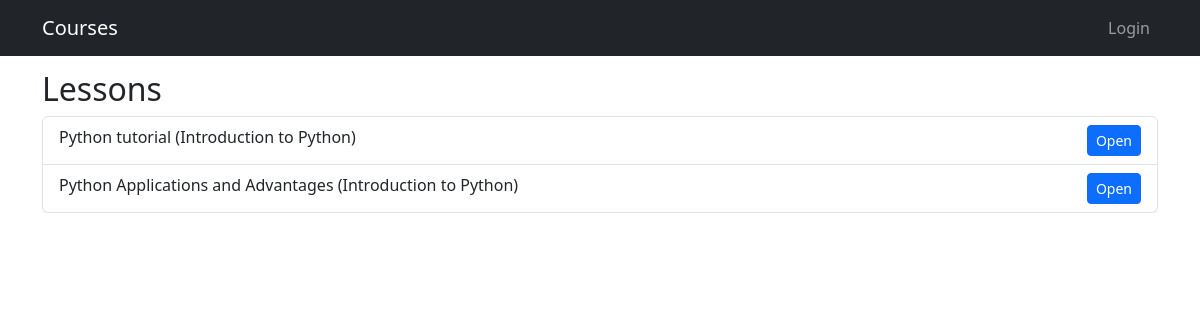
Screenshot of /lesson/ with the database file from the repository.
### classes/models.py (models this page shows, shortened)
class Lesson(models.Model):
    module = models.ForeignKey(Module, related_name='lessons', on_delete=models.CASCADE)
    title = models.CharField(max_length=200)
    content = models.TextField()

class Module(models.Model):
    course = models.ForeignKey(Course, related_name='modules', on_delete=models.CASCADE)
    title = models.CharField(max_length=200)
    description = models.TextField()

### classes/views.py (the view)
# urls.py: path('lesson/', views.lesson_list, name='lesson_list'),
def lesson_list(request):
    lessons = Lesson.objects.all()
    return render(request, 'courses/lists/lesson_list.html', {'lessons': lessons})

### classes/templates/courses/lists/lesson_list.html (shortened to what this page needs)
{% extends "base.html" %}
{% block content %}
<h2>Lessons</h2>
<ul class="list-group">
    {% for lesson in lessons %}
        <li class="list-group-item d-flex justify-content-between">
            {{ lesson.title }} ({{ lesson.module.title }})
            <a href="{% url 'lesson_detail' lesson.id %}" class="btn btn-sm btn-primary">
                Open
            </a>
        </li>
    {% empty %}
        <li class="list-group-item">No lessons</li>
    {% endfor %}
</ul>
{% endblock %}

### classes/templates/base.html (style rules this page uses)
body { padding-top: 70px; }

### rows the page displays
Lesson: title "Python tutorial", module "Introduction to Python"
Lesson: title "Python Applications and Advantages", module "Introduction to Python"
